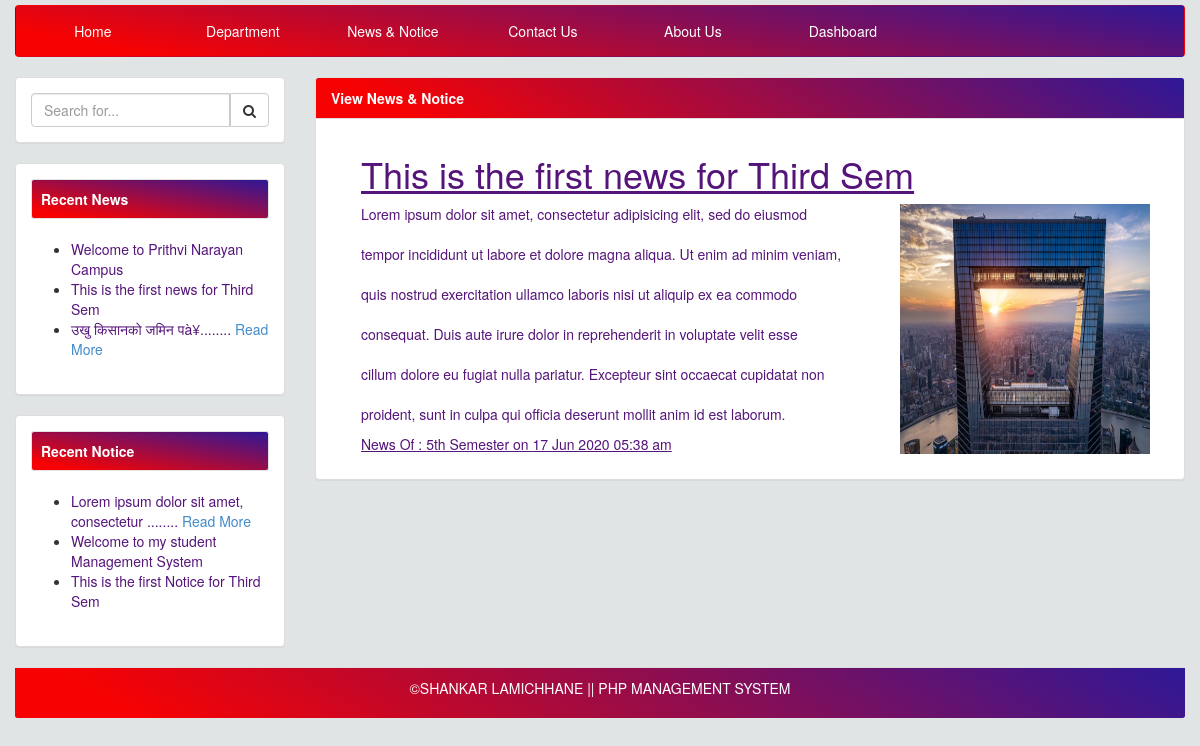
Screenshot of /index.php?page=singleblog&&news&&id=1 with the database file from the repository.
### tables this page shows
CREATE TABLE `news_table` (
  `news_id` int(11) NOT NULL,
  `title` longtext NOT NULL,
  `content` longtext NOT NULL,
  `semester` varchar(255) NOT NULL,
  `date` timestamp NOT NULL DEFAULT current_timestamp() ON UPDATE current_timestamp(),
  `file` varchar(255) DEFAULT NULL,
  `value` int(11) NOT NULL
);

CREATE TABLE `notice_table` (
  `notice_id` int(11) NOT NULL,
  `title` longtext NOT NULL,
  `content` longtext NOT NULL,
  `semester` varchar(255) NOT NULL,
  `date` timestamp NOT NULL DEFAULT current_timestamp() ON UPDATE current_timestamp(),
  `file` varchar(255) DEFAULT NULL,
  `value` int(11) NOT NULL
);

### index.php (called while the page is built, shortened)
<?php
require_once("theme/templates.php");
?>

### single-blog.php (the view, shortened to what this page needs)
<?php
  if(isset($_GET["news"])){
    $newsId =  $_GET['id'];
    $sql = "SELECT * FROM `news_table` WHERE news_id=$newsId";
    $result = mysqli_query($conn,$sql);
    $blog = mysqli_fetch_all($result,MYSQLI_ASSOC);
    foreach ($blog as $blog) {
?>
<div class="container" style="color: #55147a;<?php echo "$class"; ?>">
  <div class="col-lg-12">
      <h1 style="color: #55147a"> <u><?php echo $blog['title'] ;?> </u></h1>
    </div>
    <?php
     $ext = explode(".", $blog['file']);
      $arr = ["jpg","png","jpeg","svg"];
      if(in_array($ext[1],$arr,TRUE)){ ?>
        <div class="col-md-8" >
        <p style="color: #55147a"> <?php echo $blog['content']; ?></p>
        <p><u>News Of :  <?php echo  $blog['semester']; ?> on  <?php echo  date_format(date_create($blog['date']),"d M Y h:i a"); ?></u></p>
      </div>
      <div class="col-md-4">
         <?php  echo '<img class="out_img" src="admin_panel/img/'.  $blog['file'].'" alt="" width="250px" height="250px">';?>
      </div>
  <?php } ?>
    </div>
 <?php } }else {
    $sql = "SELECT * FROM `notice_table` WHERE notice_id=$noticeId";
    $result = mysqli_query($conn,$sql);
    $blog = mysqli_fetch_all($result,MYSQLI_ASSOC);
    foreach ($blog as $blog) {
      if (strlen($blog['content']) > 1350) {
              $class ="overflow-y:scroll;height: 495px";
            }
?>
 <div class="container" style="color: #55147a;<?php echo "$class"; ?>">
  <div class="col-lg-12">
      <h1 > <u><?php echo $blog['title'] ;?> </u></h1>
    </div>
    <?php
     $ext = explode(".", $blog['file']);
      $arr = ["jpg","png","jpeg","svg"];
      if(in_array($ext[1],$arr,TRUE)){ ?>
        <div class="col-md-8" >
        <p> <?php echo $blog['content']; ?></p>
        <p><u>Notice Of :  <?php echo  $blog['semester']; ?> on  <?php echo  date_format(date_create($blog['date']),"d M Y h:i a"); ?></u></p>
      </div>
      <div class="col-md-4">
         <?php  echo '<img class="out_img" src="admin_panel/img/'.  $blog['file'].'" alt="" width="250px" height="250px">';?>
      </div>
    <?php } else{ ?>
    <div class="col-md-12" >
      <p> <?php echo $blog['content']; ?></p>
      <p><u>Notice Of :  <?php echo  $blog['semester']; ?> on  <?php echo  date_format(date_create($blog['date']),"d M Y h:i a"); ?></u></p>
    </div>
  <?php } ?>
    </div>
 <?php } } ?>

### sidebar.php
<div class="panel panel-default">
    <div class="panel-body">
     <form action="" method="get">
       <div class="input-group custom-search-form">
            <input type="search" class="form-control" name="page" placeholder="Search for...">
            <span class="input-group-btn">
                <button class="btn btn-default" id="btnsearch" type="submit">
                    <i class="fa fa-search"></i>
                </button>
            </span>
        </div>
    </form>
    </div>
</div>
 <div class="panel panel-default" id="recentNews">
    <div class="panel-body">
    <div class="list-group">
     <div class="well well-sm " style="background-color: rgb(78, 115, 223);background-image: linear-gradient(10deg,#f70202 10%,#2e1897 100%);color:#fff;"><b> Recent News   </b> </div>
        <ul >
        <?php
          include"includes/config.php";
          $sql = "SELECT  * FROM  `news_table` ORDER BY date  DESC LIMIT 3";
          $result = mysqli_query($conn, $sql);
          $posts = mysqli_fetch_all($result, MYSQLI_ASSOC);
          foreach ($posts as $result) {
          if (strlen($result['title']) > 50) {
        $stringCut = substr($result['title'], 0, 50);
        $endPoint = strrpos($stringCut, '');
        $result['title'] = $endPoint? substr($stringCut, 0, $endPoint):substr($stringCut, 0);
        $result['title'] .= "........
        <a style='cursor: pointer;' href='index.php?page=singleblog&&news&&id=".$result['news_id']."'> Read More</a>";
        }
            echo ' <li><a href="index.php?page=singleblog&&news&&id='.$result['news_id'].'" style="color: #55147a;text-decoration:none">'.$result['title'].'</a></li> ';
            }
        ?>
         </ul>
      </div>
   </div>
</div>
<div class="panel panel-default" id="recentNotice">
    <div class="panel-body">
    <div class="list-group">
     <div class="well well-sm " style="background-color: rgb(78, 115, 223);background-image: linear-gradient(10deg,#f70202 10%,#2e1897 100%);color:#fff;"><b> Recent Notice </b> </div>
        <ul >
        <?php
          $sql = "SELECT  * FROM  `notice_table` ORDER BY date  DESC LIMIT 3";
          $result = mysqli_query($conn, $sql);
          $posts = mysqli_fetch_all($result, MYSQLI_ASSOC);
          foreach ($posts as $result) {
          if (strlen($result['title']) > 40) {
        $stringCut = substr($result['title'], 0, 40);
        $endPoint = strrpos($stringCut, '');
        $result['title'] = $endPoint? substr($stringCut, 0, $endPoint):substr($stringCut, 0);
        $result['title'] .= "........
        <a style='cursor: pointer;' href='index.php?page=singleblog&&notice&&id=".$result['notice_id']."'> Read More</a>";
        }
            echo ' <li><a href="index.php?page=singleblog&&notice&&id='.$result['notice_id'].'" style="color: #55147a;text-decoration:none">'.$result['title'].'</a></li> ';
            }
        ?>
         </ul>
      </div>
   </div>
</div>

### css/costum.css (style rules this page uses)
body { padding-top: 70px; }

### rows the page displays
news_table: title "Welcome to Prithvi Narayan Campus"
news_table: title "This is the first news for Third Sem", content "Lorem ipsum dolor sit amet, consectetur adipisicing elit, sed do eiusmod tempor incididunt ut labore et dolore magna aliqua. Ut enim ad minim veniam, quis nostrud exercitation ullamco laboris nisi ut aliquip ex ea commodo consequat. Duis aute irure dolor in reprehenderit in voluptate velit esse cillum dolore eu fugiat nulla pariatur. Excepteur sint occaecat cupidatat non proident, sunt in culpa qui officia deserunt mollit anim id est laborum.", semester "5th Semester", date "17 Jun 2020 05:38 am", file (picture)
news_table: title "उखु किसानको जमिन पà¥"
notice_table: title "Lorem ipsum dolor sit amet, consectetur"
notice_table: title "Welcome to my student Management System"
notice_table: title "This is the first Notice for Third Sem"

### other values shown
$title "View News & Notice"
